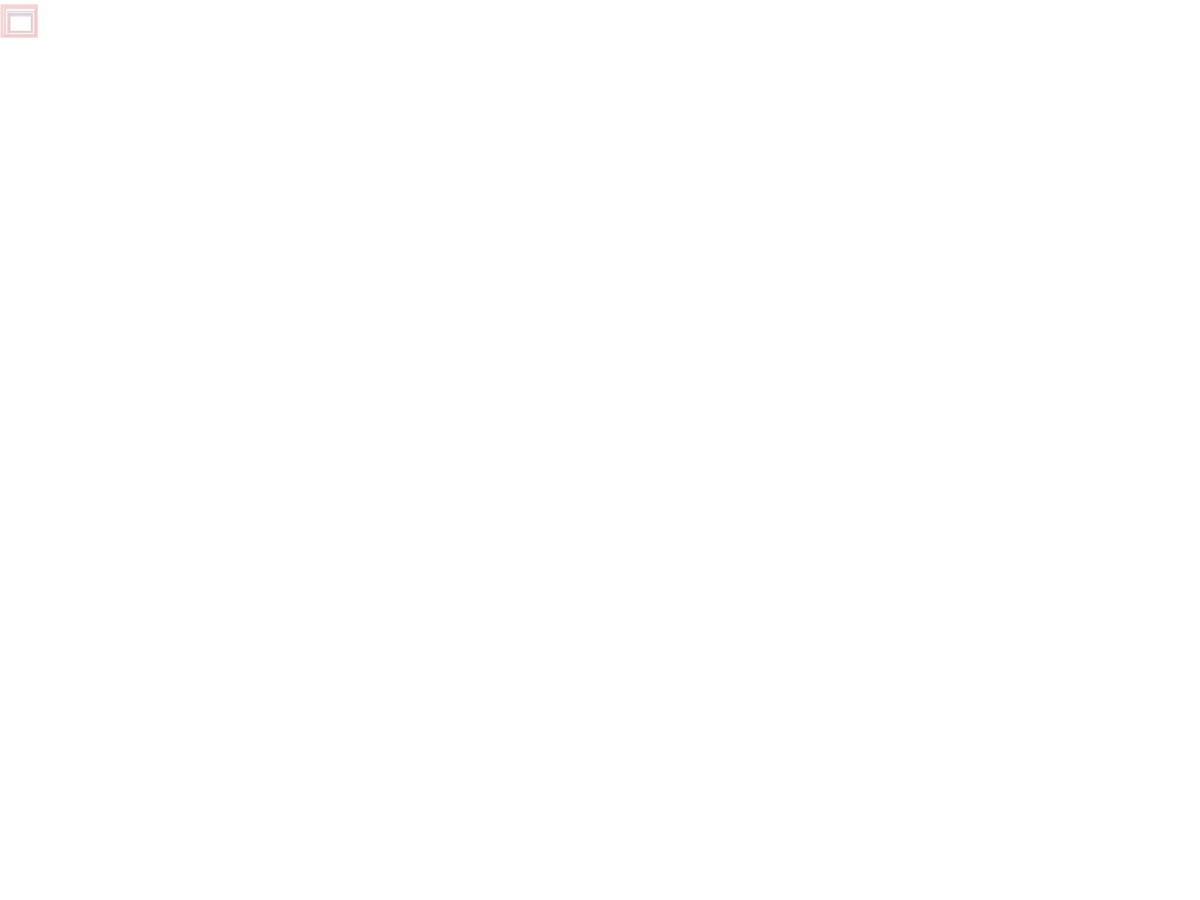
Frame 1 (no input)
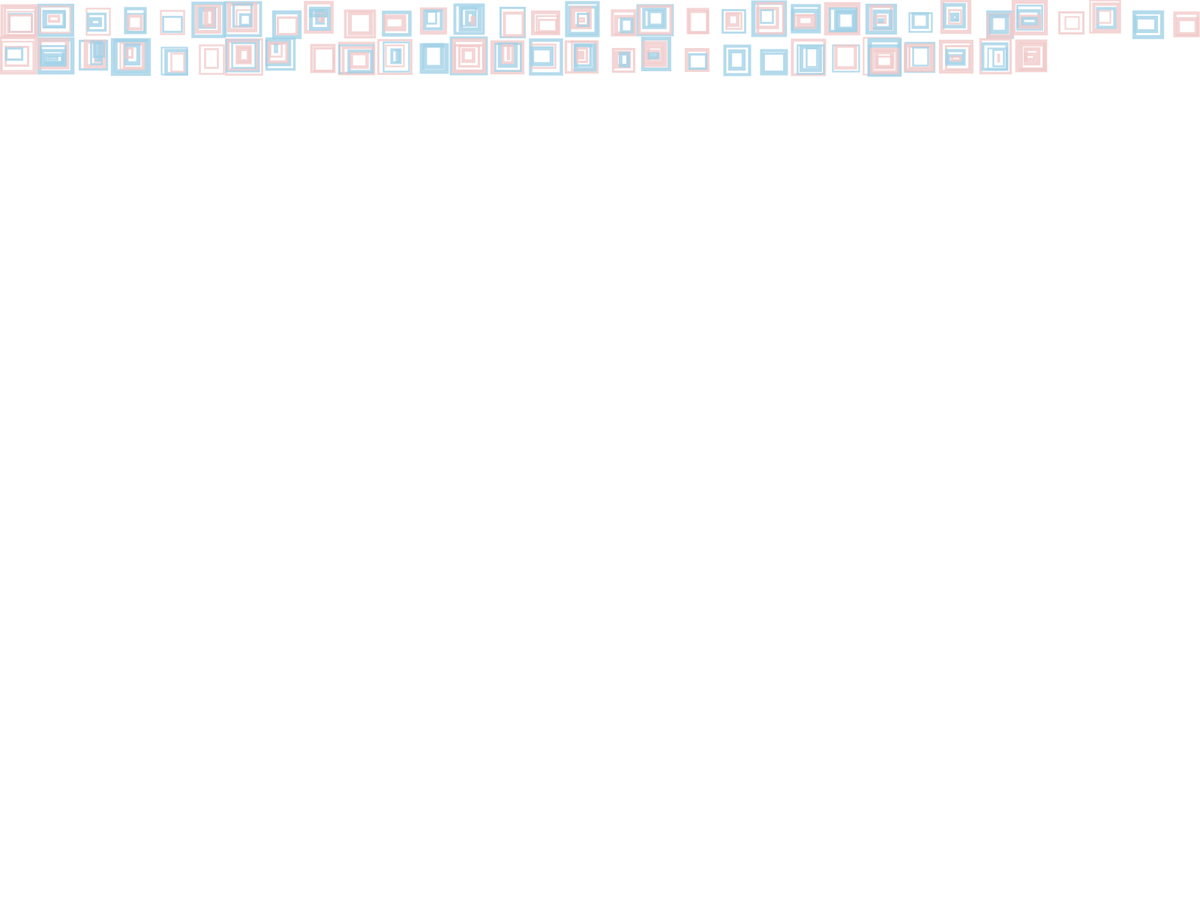
Frame 60 (the mouse pressed at the canvas centre just before this capture)
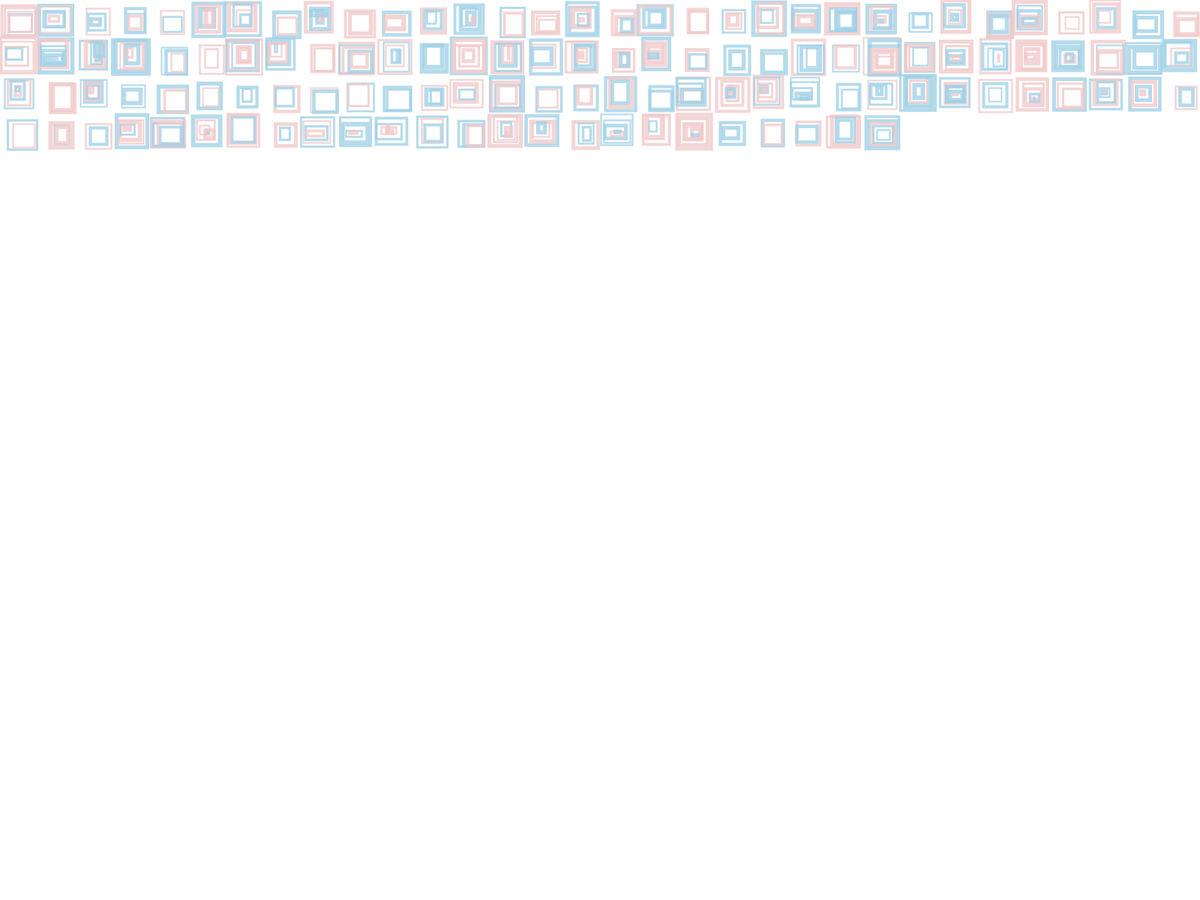
Frame 120 (the mouse held since frame 60 and released just before this capture)

The Processing sketch that drew these frames (run headless with seeded random() and noise(); from frame 60 on, the mouse is pressed at the canvas centre):

// Processing sketch: sketch_01_1
// ── sketch_01_1.pde
int step = 50; // Rastergröße
int x = 0; // aktueller X Wert
int y = 0; // aktueller Y Wert

void setup() {
  fullScreen();
  background(255);
  noFill();
}

void draw() {

float n = random(1, 6);
  // in 50% der Fällen
  if (n > 2.5) {
    // Backwards Slash
    drawrect(x, y, step ,step,n);
    //rect(x-5,y-5,step-5,step-5);
  } else { // in den anderen 50% der Fälle
    drawrect(x+10 ,y+10, step-10,step-10,n);
    //rect(x-10,y-0,step-2,step-8);
  }

  // nächster Punkt auf der X-Achse im Raster
  x = x + step;

  // wenn x am Ende der Zeile/X-Achse der Zeichenfläche ankommt
  if (x >= width) {
    x = 0; // x wieder ganz nach links setzten
    y = y + step; // Zeilenumbruch
  }

} 

void drawrect(float a,float b, float stepa,float stepb,float level) {                    
  float a1=random(8);
  float b1= random(8);
  float s =random(8);
  float s1 =random(8);
  
  int color1 = color(134,128,166,200);
  int color2 = color(241,201,201,200);
  int color3 = color(161,209,231,200);
 
  int[] colorarr = {color1,color2,color3};
  int test = int(random(1,3));
  //println(colorarr[test]);
  
  stroke(colorarr[test]);
  strokeWeight(random(2,6));
  rect(a + a1,b + b1, stepa - a1- s,stepb-b1-s);      
  if(level > 1) {
    level = level - 1;
    drawrect(a + a1, b + b1,stepa-a1-s,stepb-b1-s, level);
  }
  }
  
  void keyPressed() {
  if (key == 's' || key == 'S') save("myCanvas1.1.png");
    if (key == DELETE||key == BACKSPACE) {
      x = 0;
      y = 0;
      background(255);
  }
}
